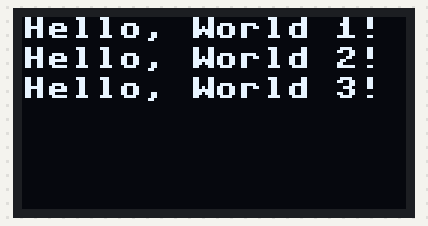
A program run on a simulated ESP32 board running MicroPython. On the bench: 128×64 one-colour display. Library files of the repository ran but are not shown: ssd1306.py. At 3.1 s the program stops and its outputs stay as they are.

Above: at 0.1 s.

The program:

main.py
```python
from machine import Pin, SoftI2C
import ssd1306.ssd1306

import time

# ESP32 Pin assignment
i2c = SoftI2C(scl=Pin(33), sda=Pin(32))

# ESP8266 Pin assignment
#i2c = SoftI2C(scl=Pin(5), sda=Pin(4))

oled_width = 128
oled_height = 64
oled = ssd1306.ssd1306.SSD1306_I2C(oled_width, oled_height, i2c)

oled.text('Hello, World 1!', 0, 0)
oled.text('Hello, World 2!', 0, 10)
oled.text('Hello, World 3!', 0, 20)

oled.show()
import time
time.sleep(3)
oled.fill(0)
oled.show()
```
